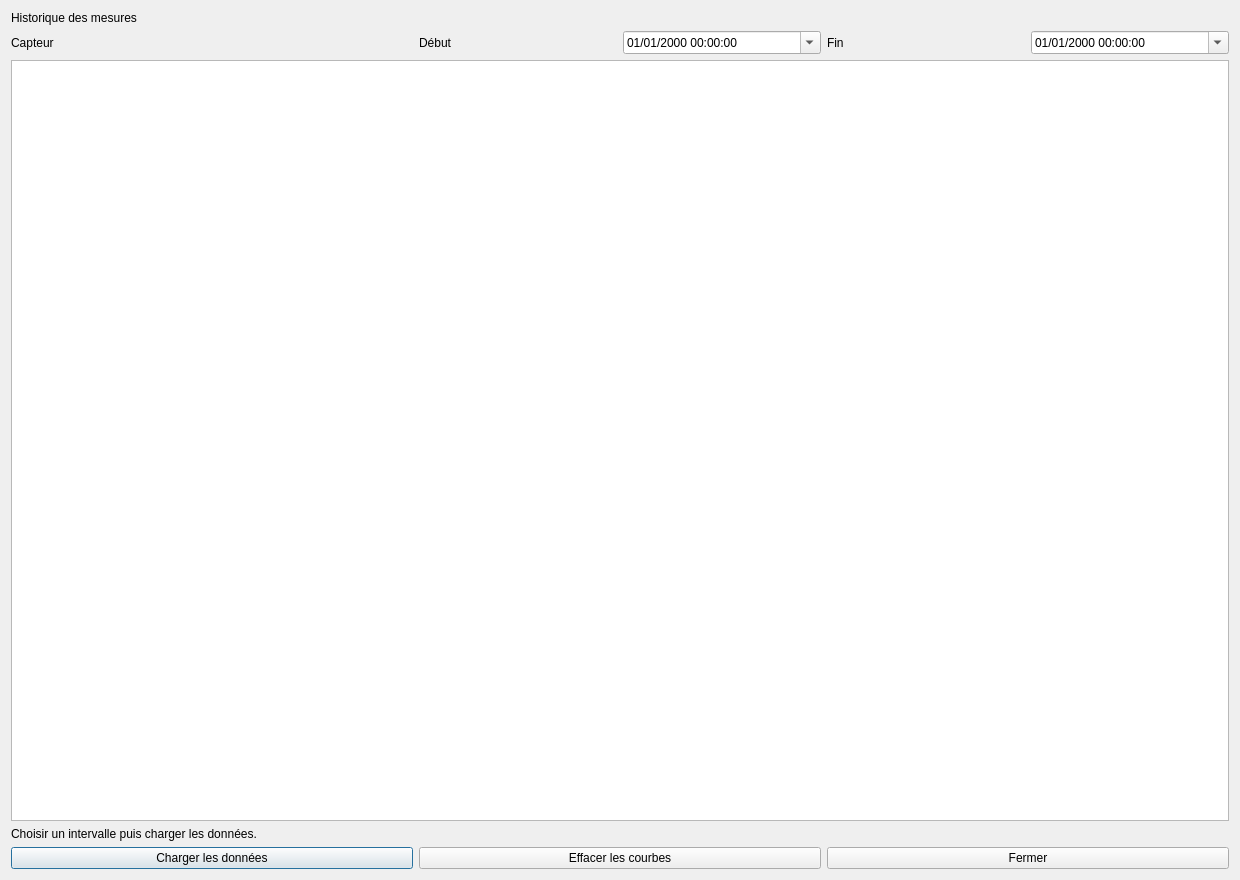
<?xml version='1.0' encoding='utf-8'?>
<ui version="4.0">
  <class>GraphWindow</class>
  <widget class="QDialog" name="GraphWindow">
    <property name="geometry">
      <rect>
        <x>0</x>
        <y>0</y>
        <width>1240</width>
        <height>880</height>
      </rect>
    </property>
    <property name="windowTitle">
      <string>TempHumiX — Historique des mesures</string>
    </property>
    <layout class="QVBoxLayout" name="graphRoot">
      <item>
        <widget class="QLabel" name="graphTitle">
          <property name="text">
            <string>Historique des mesures</string>
          </property>
        </widget>
      </item>
      <item>
        <layout class="QHBoxLayout" name="graphFilters">
          <item>
            <widget class="QLabel" name="graphSensorCaption">
              <property name="text">
                <string>Capteur</string>
              </property>
            </widget>
          </item>
          <item>
            <widget class="QLabel" name="cmbSensor" />
          </item>
          <item>
            <widget class="QLabel" name="dteStartTimeCaption">
              <property name="text">
                <string>Début</string>
              </property>
            </widget>
          </item>
          <item>
            <widget class="QDateTimeEdit" name="dteStartTime">
              <property name="calendarPopup">
                <bool>true</bool>
              </property>
              <property name="displayFormat">
                <string>dd/MM/yyyy HH:mm:ss</string>
              </property>
            </widget>
          </item>
          <item>
            <widget class="QLabel" name="dteEndTimeCaption">
              <property name="text">
                <string>Fin</string>
              </property>
            </widget>
          </item>
          <item>
            <widget class="QDateTimeEdit" name="dteEndTime">
              <property name="calendarPopup">
                <bool>true</bool>
              </property>
              <property name="displayFormat">
                <string>dd/MM/yyyy HH:mm:ss</string>
              </property>
            </widget>
          </item>
        </layout>
      </item>
      <item>
        <widget class="QGraphicsView" name="graphicsView">
          <property name="minimumHeight">
            <number>420</number>
          </property>
        </widget>
      </item>
      <item>
        <widget class="QLabel" name="lblResult">
          <property name="text">
            <string>Choisir un intervalle puis charger les données.</string>
          </property>
        </widget>
      </item>
      <item>
        <layout class="QHBoxLayout" name="graphButtons">
          <item>
            <widget class="QPushButton" name="btnLoadData">
              <property name="text">
                <string>Charger les données</string>
              </property>
            </widget>
          </item>
          <item>
            <widget class="QPushButton" name="btnClearData">
              <property name="text">
                <string>Effacer les courbes</string>
              </property>
            </widget>
          </item>
          <item>
            <widget class="QPushButton" name="btnClose">
              <property name="text">
                <string>Fermer</string>
              </property>
            </widget>
          </item>
        </layout>
      </item>
    </layout>
  </widget>
  <resources />
  <connections />
</ui>
